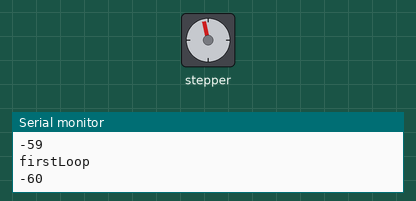
Bench run of a sketch on a simulated Arduino Uno, built with avr-gcc and run on an emulated ATmega328P. On the bench: stepper motor, the last lines printed to the serial monitor. Stepper angles assume 2048 steps per turn.

Above: at 1.5 s.
At 4.6 s:
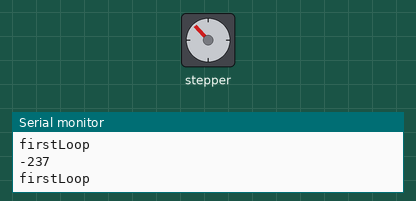
At 7.6 s:
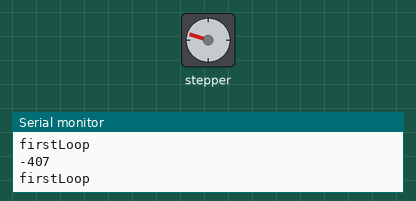
At 13.8 s:
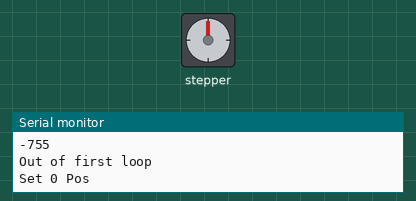
Timing chart, 0 to 15.3 s (numbered marks = the images above):
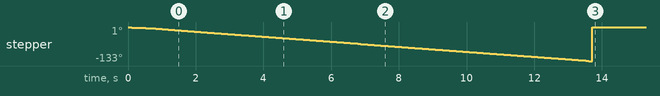

The sketch:

zeroTest.ino
```cpp
// Include the AccelStepper Library
#include <AccelStepper.h>

// Define Constants
int targetPositionPSI;
int stepperPosition;

const int stepperInput = A3; //PIN A3
int readValue;
float currentVoltage = 0;

int falseHome = -1600;
int trueHome = 600;

bool homeSeq1 = false;
bool homeSeq2 = false;

int upStepps = 40;
int downStepps = -20;

// Define step constants
#define FULLSTEP 4
#define HALFSTEP 8

// Define Motor Pins (2 Motors used)

#define motorPin1  8     // Blue   - 28BYJ48 pin 1
#define motorPin2  9     // Pink   - 28BYJ48 pin 2
#define motorPin3  10    // Yellow - 28BYJ48 pin 3
#define motorPin4  11    // Orange - 28BYJ48 pin 4


// Define two motor objects
// The sequence 1-3-2-4 is required for proper sequencing of 28BYJ48
AccelStepper stepper1(FULLSTEP, motorPin1, motorPin3, motorPin2, motorPin4);


void setup()
{

  Serial.begin(9600);
  stepper1.setMaxSpeed(1000.0);
  stepper1.setAcceleration(100.0);
  stepper1.setSpeed(300);
  while(homeSeq1 == false){
    Serial.println("firstLoop");
    stepper1.moveTo(-800);
    stepper1.run();
    Serial.println(stepper1.currentPosition());

    if(stepper1.currentPosition() == -755){
      Serial.println("Out of first loop");
      homeSeq1 = true;
    }
  }

  stepper1.setCurrentPosition(0);
  Serial.println("Set 0 Pos");
  stepper1.setMaxSpeed(1000.0);
  stepper1.setAcceleration(100.0);
  stepper1.setSpeed(300);
//
//  while(homeSeq2 == false){
//    Serial.println("Second loop");
//    stepper1.moveTo(600);
//    stepper1.run();
//
//    if(stepper1.currentPosition() == 600){
//      homeSeq2 = true;
//      Serial.println("Out of Second loop");
//    }
//  }
//
//  stepper1.setCurrentPosition(0);
//  stepper1.setMaxSpeed(1000.0);
//  stepper1.setAcceleration(1000.0);
//  stepper1.setSpeed(1000);
//  Serial.println("Set Real 0 pos");
//
  }


void loop()
{
 stepper1.run();

}
  //targetPosition = Serial.read();
  //Change direction at the limits
//  stepper1.run();
//  if (stepper1.currentPosition() == targetPositionPSI){
//      while(Serial.available() == 0){
//
//  }
//    targetPositionPSI = Serial.parseInt();
//    if(targetPositionPSI >= 0){
//      targetPositionPSI = abs(targetPositionPSI);
//      targetPositionPSI = targetPositionPSI * upStepps;
////      readValue = analogRead(stepperInput);
////      currentVoltage = (5.0 / 1023.0)*readValue;
////      Serial.println(currentVoltage);
//    }
//    if(targetPositionPSI < 0){
//      targetPositionPSI = abs(targetPositionPSI);
//      targetPositionPSI = targetPositionPSI * downStepps;
////      readValue = analogRead(stepperInput);
////      currentVoltage = (5.0 / 1023.0)*readValue;
////      Serial.println(currentVoltage);
//    }
//    Serial.println(targetPositionPSI);
//    stepper1.moveTo(targetPositionPSI);//stops completely at 0 fix later
//    Serial.println(stepper1.currentPosition());
////    if(steppChecker == false){
////      readValue = analogRead(stepperInput);
////      currentVoltage = (5.0 / 1023.0)*readValue;
////      Serial.println(currentVoltage);
////      delay(1000);
////      stepper1.moveTo(targetPositionPSI);
////      if(stepper1.currentPosition() != targetPositionPSI){
////        steppChecker = false;
////      }
////      if(stepper1.currentPosition() == targetPositionPSI){
////        steppChecker = true;
////      }
////
////    }
////    readValue = analogRead(stepperInput);
////    currentVoltage = (5.0 / 1023.0)*readValue;
////    Serial.println(currentVoltage);
```

Measured:
- by itself, stepper: turns 133° counter-clockwise in 13.5 s, then 133° clockwise in 0.00 s
